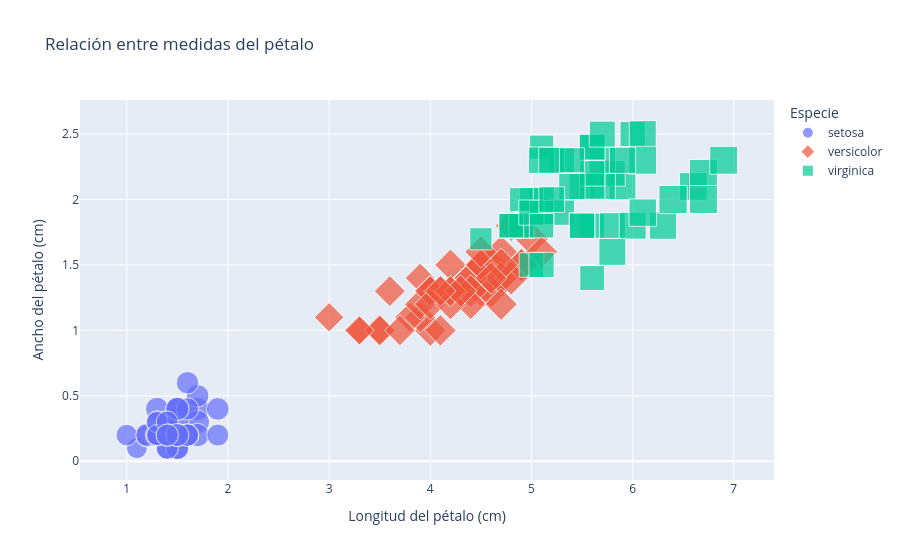

Notebook code cell kept with this figure:
### Code cell
# 7. Scatter multivariable
# Grafica `petal_length` frente a `petal_width`. Usa la especie como `color`, el largo del sépalo como tamaño
# de los puntos (`size`) y la especie también como símbolo (`symbol`). Agrega información adicional al tooltip
# mediante `hover_data`.

fig = px.scatter(
    data_frame=df,
    x="petal_length",
    y="petal_width",
    color="species",
    size="sepal_length",
    symbol="species",
    hover_data=["sepal_width", "species"],
    title="Relación entre medidas del pétalo",
    labels={
        "petal_length": "Longitud del pétalo (cm)",
        "petal_width": "Ancho del pétalo (cm)",
        "sepal_length": "Longitud del sépalo (cm)",
        "species": "Especie",
        "sepal_width": "Ancho del sépalo (cm) xxxxxx"
    }
)

fig.show()

### Figure 1 — Plotly figure (JSON) as saved in the notebook; plotly's stock layout.template omitted (floating-point values rounded to 4 significant figures)
{"data": [{"customdata": [[3.5, "setosa"], [3, "setosa"], [3.2, "setosa"], [3.1, "setosa"], [3.6, "setosa"], [3.9, "setosa"], [3.4, "setosa"], [3.4, "setosa"], [2.9, "setosa"], [3.1, "setosa"], [3.7, "setosa"], [3.4, "setosa"], [3, "setosa"], [3, "setosa"], [4, "setosa"], [4.4, "setosa"], [3.9, "setosa"], [3.5, "setosa"], [3.8, "setosa"], [3.8, "setosa"], [3.4, "setosa"], [3.7, "setosa"], [3.6, "setosa"], [3.3, "setosa"], [3.4, "setosa"], [3, "setosa"], [3.4, "setosa"], [3.5, "setosa"], [3.4, "setosa"], [3.2, "setosa"], [3.1, "setosa"], [3.4, "setosa"], [4.1, "setosa"], [4.2, "setosa"], [3.1, "setosa"], [3.2, "setosa"], [3.5, "setosa"], [3.6, "setosa"], [3, "setosa"], [3.4, "setosa"], [3.5, "setosa"], [2.3, "setosa"], [3.2, "setosa"], [3.5, "setosa"], [3.8, "setosa"], [3, "setosa"], [3.8, "setosa"], [3.2, "setosa"], [3.7, "setosa"], [3.3, "setosa"]], "hovertemplate": "Especie=%{customdata[1]}<br>Longitud del pétalo (cm)=%{x}<br>Ancho del pétalo (cm)=%{y}<br>Longitud del sépalo (cm)=%{marker.size}<br>Ancho del sépalo (cm) xxxxxx=%{customdata[0]}<extra></extra>", "legendgroup": "setosa", "marker": {"color": "#636efa", "size": [5.1, 4.9, 4.7, 4.6, 5.0, 5.4, 4.6, 5.0, 4.4, 4.9, 5.4, 4.8, 4.8, 4.3, 5.8, 5.7, 5.4, 5.1, 5.7, 5.1, 5.4, 5.1, 4.6, 5.1, 4.8, 5.0, 5.0, 5.2, 5.2, 4.7, 4.8, 5.4, 5.2, 5.5, 4.9, 5.0, 5.5, 4.9, 4.4, 5.1, 5.0, 4.5, 4.4, 5.0, 5.1, 4.8, 5.1, 4.6, 5.3, 5.0], "sizemode": "area", "sizeref": 0.01975, "symbol": "circle"}, "mode": "markers", "name": "setosa", "orientation": "v", "showlegend": true, "type": "scatter", "x": [1.4, 1.4, 1.3, 1.5, 1.4, 1.7, 1.4, 1.5, 1.4, 1.5, 1.5, 1.6, 1.4, 1.1, 1.2, 1.5, 1.3, 1.4, 1.7, 1.5, 1.7, 1.5, 1.0, 1.7, 1.9, 1.6, 1.6, 1.5, 1.4, 1.6, 1.6, 1.5, 1.5, 1.4, 1.5, 1.2, 1.3, 1.4, 1.3, 1.5, 1.3, 1.3, 1.3, 1.6, 1.9, 1.4, 1.6, 1.4, 1.5, 1.4], "xaxis": "x", "y": [0.2, 0.2, 0.2, 0.2, 0.2, 0.4, 0.3, 0.2, 0.2, 0.1, 0.2, 0.2, 0.1, 0.1, 0.2, 0.4, 0.4, 0.3, 0.3, 0.3, 0.2, 0.4, 0.2, 0.5, 0.2, 0.2, 0.4, 0.2, 0.2, 0.2, 0.2, 0.4, 0.1, 0.2, 0.2, 0.2, 0.2, 0.1, 0.2, 0.2, 0.3, 0.3, 0.2, 0.6, 0.4, 0.3, 0.2, 0.2, 0.2, 0.2], "yaxis": "y"}, {"customdata": [[3.2, "versicolor"], [3.2, "versicolor"], [3.1, "versicolor"], [2.3, "versicolor"], [2.8, "versicolor"], [2.8, "versicolor"], [3.3, "versicolor"], [2.4, "versicolor"], [2.9, "versicolor"], [2.7, "versicolor"], [2, "versicolor"], [3, "versicolor"], [2.2, "versicolor"], [2.9, "versicolor"], [2.9, "versicolor"], [3.1, "versicolor"], [3, "versicolor"], [2.7, "versicolor"], [2.2, "versicolor"], [2.5, "versicolor"], [3.2, "versicolor"], [2.8, "versicolor"], [2.5, "versicolor"], [2.8, "versicolor"], [2.9, "versicolor"], [3, "versicolor"], [2.8, "versicolor"], [3, "versicolor"], [2.9, "versicolor"], [2.6, "versicolor"], [2.4, "versicolor"], [2.4, "versicolor"], [2.7, "versicolor"], [2.7, "versicolor"], [3, "versicolor"], [3.4, "versicolor"], [3.1, "versicolor"], [2.3, "versicolor"], [3, "versicolor"], [2.5, "versicolor"], [2.6, "versicolor"], [3, "versicolor"], [2.6, "versicolor"], [2.3, "versicolor"], [2.7, "versicolor"], [3, "versicolor"], [2.9, "versicolor"], [2.9, "versicolor"], [2.5, "versicolor"], [2.8, "versicolor"]], "hovertemplate": "Especie=%{customdata[1]}<br>Longitud del pétalo (cm)=%{x}<br>Ancho del pétalo (cm)=%{y}<br>Longitud del sépalo (cm)=%{marker.size}<br>Ancho del sépalo (cm) xxxxxx=%{customdata[0]}<extra></extra>", "legendgroup": "versicolor", "marker": {"color": "#EF553B", "size": [7.0, 6.4, 6.9, 5.5, 6.5, 5.7, 6.3, 4.9, 6.6, 5.2, 5.0, 5.9, 6.0, 6.1, 5.6, 6.7, 5.6, 5.8, 6.2, 5.6, 5.9, 6.1, 6.3, 6.1, 6.4, 6.6, 6.8, 6.7, 6.0, 5.7, 5.5, 5.5, 5.8, 6.0, 5.4, 6.0, 6.7, 6.3, 5.6, 5.5, 5.5, 6.1, 5.8, 5.0, 5.6, 5.7, 5.7, 6.2, 5.1, 5.7], "sizemode": "area", "sizeref": 0.01975, "symbol": "diamond"}, "mode": "markers", "name": "versicolor", "orientation": "v", "showlegend": true, "type": "scatter", "x": [4.7, 4.5, 4.9, 4.0, 4.6, 4.5, 4.7, 3.3, 4.6, 3.9, 3.5, 4.2, 4.0, 4.7, 3.6, 4.4, 4.5, 4.1, 4.5, 3.9, 4.8, 4.0, 4.9, 4.7, 4.3, 4.4, 4.8, 5.0, 4.5, 3.5, 3.8, 3.7, 3.9, 5.1, 4.5, 4.5, 4.7, 4.4, 4.1, 4.0, 4.4, 4.6, 4.0, 3.3, 4.2, 4.2, 4.2, 4.3, 3.0, 4.1], "xaxis": "x", "y": [1.4, 1.5, 1.5, 1.3, 1.5, 1.3, 1.6, 1.0, 1.3, 1.4, 1.0, 1.5, 1.0, 1.4, 1.3, 1.4, 1.5, 1.0, 1.5, 1.1, 1.8, 1.3, 1.5, 1.2, 1.3, 1.4, 1.4, 1.7, 1.5, 1.0, 1.1, 1.0, 1.2, 1.6, 1.5, 1.6, 1.5, 1.3, 1.3, 1.3, 1.2, 1.4, 1.2, 1.0, 1.3, 1.2, 1.3, 1.3, 1.1, 1.3], "yaxis": "y"}, {"customdata": [[3.3, "virginica"], [2.7, "virginica"], [3, "virginica"], [2.9, "virginica"], [3, "virginica"], [3, "virginica"], [2.5, "virginica"], [2.9, "virginica"], [2.5, "virginica"], [3.6, "virginica"], [3.2, "virginica"], [2.7, "virginica"], [3, "virginica"], [2.5, "virginica"], [2.8, "virginica"], [3.2, "virginica"], [3, "virginica"], [3.8, "virginica"], [2.6, "virginica"], [2.2, "virginica"], [3.2, "virginica"], [2.8, "virginica"], [2.8, "virginica"], [2.7, "virginica"], [3.3, "virginica"], [3.2, "virginica"], [2.8, "virginica"], [3, "virginica"], [2.8, "virginica"], [3, "virginica"], [2.8, "virginica"], [3.8, "virginica"], [2.8, "virginica"], [2.8, "virginica"], [2.6, "virginica"], [3, "virginica"], [3.4, "virginica"], [3.1, "virginica"], [3, "virginica"], [3.1, "virginica"], [3.1, "virginica"], [3.1, "virginica"], [2.7, "virginica"], [3.2, "virginica"], [3.3, "virginica"], [3, "virginica"], [2.5, "virginica"], [3, "virginica"], [3.4, "virginica"], [3, "virginica"]], "hovertemplate": "Especie=%{customdata[1]}<br>Longitud del pétalo (cm)=%{x}<br>Ancho del pétalo (cm)=%{y}<br>Longitud del sépalo (cm)=%{marker.size}<br>Ancho del sépalo (cm) xxxxxx=%{customdata[0]}<extra></extra>", "legendgroup": "virginica", "marker": {"color": "#00cc96", "size": [6.3, 5.8, 7.1, 6.3, 6.5, 7.6, 4.9, 7.3, 6.7, 7.2, 6.5, 6.4, 6.8, 5.7, 5.8, 6.4, 6.5, 7.7, 7.7, 6.0, 6.9, 5.6, 7.7, 6.3, 6.7, 7.2, 6.2, 6.1, 6.4, 7.2, 7.4, 7.9, 6.4, 6.3, 6.1, 7.7, 6.3, 6.4, 6.0, 6.9, 6.7, 6.9, 5.8, 6.8, 6.7, 6.7, 6.3, 6.5, 6.2, 5.9], "sizemode": "area", "sizeref": 0.01975, "symbol": "square"}, "mode": "markers", "name": "virginica", "orientation": "v", "showlegend": true, "type": "scatter", "x": [6.0, 5.1, 5.9, 5.6, 5.8, 6.6, 4.5, 6.3, 5.8, 6.1, 5.1, 5.3, 5.5, 5.0, 5.1, 5.3, 5.5, 6.7, 6.9, 5.0, 5.7, 4.9, 6.7, 4.9, 5.7, 6.0, 4.8, 4.9, 5.6, 5.8, 6.1, 6.4, 5.6, 5.1, 5.6, 6.1, 5.6, 5.5, 4.8, 5.4, 5.6, 5.1, 5.1, 5.9, 5.7, 5.2, 5.0, 5.2, 5.4, 5.1], "xaxis": "x", "y": [2.5, 1.9, 2.1, 1.8, 2.2, 2.1, 1.7, 1.8, 1.8, 2.5, 2.0, 1.9, 2.1, 2.0, 2.4, 2.3, 1.8, 2.2, 2.3, 1.5, 2.3, 2.0, 2.0, 1.8, 2.1, 1.8, 1.8, 1.8, 2.1, 1.6, 1.9, 2.0, 2.2, 1.5, 1.4, 2.3, 2.4, 1.8, 1.8, 2.1, 2.4, 2.3, 1.9, 2.3, 2.5, 2.3, 1.9, 2.0, 2.3, 1.8], "yaxis": "y"}], "layout": {"legend": {"itemsizing": "constant", "title": {"text": "Especie"}, "tracegroupgap": 0}, "title": {"text": "Relación entre medidas del pétalo"}, "xaxis": {"anchor": "y", "domain": [0, 1], "title": {"text": "Longitud del pétalo (cm)"}}, "yaxis": {"anchor": "x", "domain": [0, 1], "title": {"text": "Ancho del pétalo (cm)"}}}}
